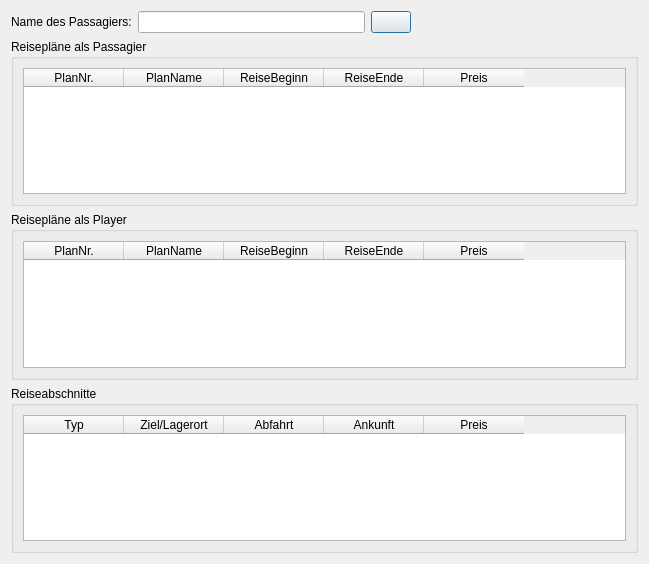
<?xml version="1.0" encoding="UTF-8"?>
<ui version="4.0">
 <class>SuchergebnisDialog</class>
 <widget class="QDialog" name="SuchergebnisDialog">
  <property name="geometry">
   <rect>
    <x>0</x>
    <y>0</y>
    <width>649</width>
    <height>564</height>
   </rect>
  </property>
  <property name="windowTitle">
   <string>Dialog</string>
  </property>
  <layout class="QVBoxLayout" name="verticalLayout">
   <item>
    <layout class="QVBoxLayout" name="verticalLayout_4">
     <item>
      <layout class="QHBoxLayout" name="horizontalLayout_2">
       <item>
        <widget class="QLabel" name="label">
         <property name="text">
          <string>Name des Passagiers:</string>
         </property>
        </widget>
       </item>
       <item>
        <widget class="QLineEdit" name="lineEditPassagierName">
         <property name="readOnly">
          <bool>false</bool>
         </property>
        </widget>
       </item>
       <item>
        <widget class="QPushButton" name="pushButtonSuche">
         <property name="text">
          <string/>
         </property>
         <property name="icon">
          <iconset>
           <normaloff>../../Users/moham/Downloads/icons/suchen.svg</normaloff>../../Users/moham/Downloads/icons/suchen.svg</iconset>
         </property>
        </widget>
       </item>
       <item>
        <spacer name="horizontalSpacer">
         <property name="orientation">
          <enum>Qt::Orientation::Horizontal</enum>
         </property>
         <property name="sizeHint" stdset="0">
          <size>
           <width>40</width>
           <height>20</height>
          </size>
         </property>
        </spacer>
       </item>
      </layout>
     </item>
     <item>
      <layout class="QVBoxLayout" name="verticalLayout_3">
       <item>
        <widget class="QGroupBox" name="groupBoxPassagier">
         <property name="title">
          <string>Reisepläne als Passagier</string>
         </property>
         <layout class="QVBoxLayout" name="verticalLayout_2">
          <item>
           <widget class="QTableWidget" name="tableWidgetPassagier">
            <column>
             <property name="text">
              <string>PlanNr.</string>
             </property>
            </column>
            <column>
             <property name="text">
              <string>PlanName</string>
             </property>
            </column>
            <column>
             <property name="text">
              <string>ReiseBeginn</string>
             </property>
            </column>
            <column>
             <property name="text">
              <string>ReiseEnde</string>
             </property>
            </column>
            <column>
             <property name="text">
              <string>Preis</string>
             </property>
            </column>
           </widget>
          </item>
         </layout>
        </widget>
       </item>
       <item>
        <widget class="QGroupBox" name="groupBoxPlayer">
         <property name="title">
          <string>Reisepläne als Player</string>
         </property>
         <layout class="QHBoxLayout" name="horizontalLayout">
          <item>
           <widget class="QTableWidget" name="tableWidgetPlayer">
            <column>
             <property name="text">
              <string>PlanNr.</string>
             </property>
            </column>
            <column>
             <property name="text">
              <string>PlanName</string>
             </property>
            </column>
            <column>
             <property name="text">
              <string>ReiseBeginn</string>
             </property>
            </column>
            <column>
             <property name="text">
              <string>ReiseEnde</string>
             </property>
            </column>
            <column>
             <property name="text">
              <string>Preis</string>
             </property>
            </column>
           </widget>
          </item>
         </layout>
        </widget>
       </item>
       <item>
        <widget class="QGroupBox" name="groupBox">
         <property name="title">
          <string>Reiseabschnitte</string>
         </property>
         <layout class="QGridLayout" name="gridLayout">
          <item row="0" column="0">
           <widget class="QTableWidget" name="WidgetReiseabschnitte">
            <column>
             <property name="text">
              <string>Typ</string>
             </property>
            </column>
            <column>
             <property name="text">
              <string>Ziel/Lagerort</string>
             </property>
            </column>
            <column>
             <property name="text">
              <string>Abfahrt</string>
             </property>
            </column>
            <column>
             <property name="text">
              <string>Ankunft</string>
             </property>
            </column>
            <column>
             <property name="text">
              <string>Preis</string>
             </property>
            </column>
           </widget>
          </item>
         </layout>
        </widget>
       </item>
      </layout>
     </item>
    </layout>
   </item>
  </layout>
 </widget>
 <resources/>
 <connections/>
</ui>
